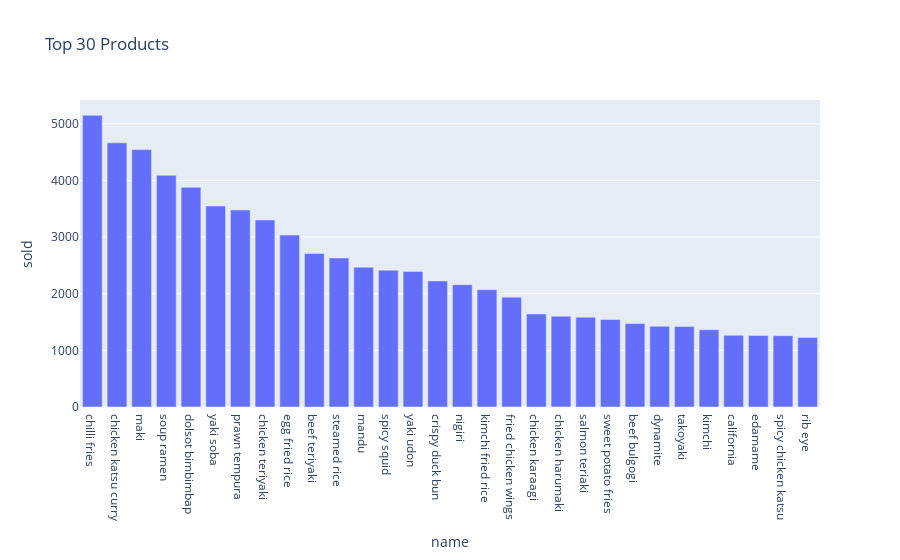

Notebook code cell kept with this figure:
### Code cell
px.bar(
    top_sellers.head(30),
    x="name",
    y="sold",
    title="Top 30 Products",
)

### Figure 1 — Plotly figure (JSON) as saved in the notebook; plotly's stock layout.template omitted (floating-point values rounded to 4 significant figures)
{"data": [{"alignmentgroup": "True", "hovertemplate": "name=%{x}<br>sold=%{y}<extra></extra>", "legendgroup": "", "marker": {"color": "#636efa", "pattern": {"shape": ""}}, "name": "", "offsetgroup": "", "orientation": "v", "showlegend": false, "textposition": "auto", "type": "bar", "x": ["chilli fries", "chicken katsu curry", "maki ", "soup ramen", "dolsot bimbimbap", "yaki soba", "prawn tempura", "chicken teriyaki", "egg fried rice", "beef teriyaki", "steamed rice", "mandu ", "spicy squid", "yaki udon", "crispy duck bun", "nigiri ", "kimchi fried rice", "fried chicken wings ", "chicken karaagi", "chicken harumaki", "salmon teriaki", "sweet potato fries", "beef bulgogi", "dynamite", "takoyaki", "kimchi", "california", "edamame", "spicy chicken katsu", "rib eye"], "xaxis": "x", "y": [5149, 4664, 4544, 4090, 3878, 3548, 3477, 3301, 3035, 2712, 2630, 2468, 2416, 2394, 2225, 2160, 2070, 1939, 1642, 1601, 1586, 1546, 1472, 1426, 1423, 1364, 1265, 1262, 1259, 1226], "yaxis": "y"}], "layout": {"barmode": "relative", "legend": {"tracegroupgap": 0}, "title": {"text": "Top 30 Products"}, "xaxis": {"anchor": "y", "domain": [0, 1], "title": {"text": "name"}}, "yaxis": {"anchor": "x", "domain": [0, 1], "title": {"text": "sold"}}}}
